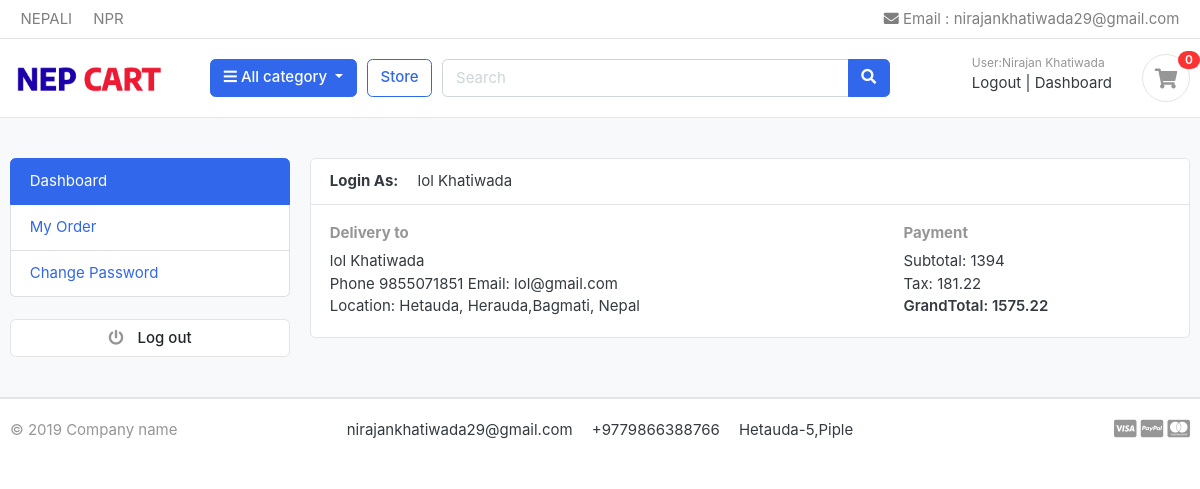
The app's page /account/ (signed in) with its own data.
### account/models.py (models this page shows)
class Account(AbstractUser):
    phone_number=models.CharField(max_length=10)
    is_verified=models.BooleanField(default=False)

### order/models.py (models this page shows)
class OrderAddress(models.Model):
    user = models.ForeignKey(Account, on_delete=models.SET_NULL, null=True)
    country = models.CharField(max_length=50)
    state = models.CharField(max_length=50)
    address_line_1 = models.CharField(max_length=50)
    city = models.CharField(max_length=50)
    def __str__(self):
        return f'{self.address_line_1},{self.state}'

### dashbord/views.py (the view)
# urls.py: path("",views.dashbord,name="dashbord"),
@login_required(login_url="login")
def dashbord(request,total=0,tax=0,grandtotal=0):
    data=CartItem.objects.filter(user=request.user,is_ordered=True)
    orderaddr=OrderAddress.objects.filter(user=request.user).order_by("-id").first()
    print(orderaddr)
    for carts in data:
        total=total+carts.subtotal()
        tax=13/100*total
        grandtotal=total+tax
    return render(request,"dashboard/dashboard.html",{'catogery':category.objects.all(),'total':total,'tax':tax,'grandtotal':grandtotal,'orderaddr':orderaddr})

### cart/context_processor.py (called while the page is built)
def counter(request):
    print(request.user.is_authenticated)
    if request.user.is_authenticated:
        data=CartItem.objects.filter(user=request.user,is_ordered=False)
    else:
        data=CartItem.objects.filter(cart__cart_id=request.session.session_key)
    quantity=0
    print(data)
    if data:
        for cart in data:
            quantity=quantity+cart.quantity
        return dict(count=quantity)
    else:
        return dict(count=0)

### cart/models.py (called while the page is built)
    def subtotal(self):
        return self.product.price*self.quantity

### dashbord/templates/dashboard/dashboard.html
{% extends "base.html" %}
{%block content%}
<section class="section-conten padding-y bg">
<div class="container">
	<div class="row">
	<aside class="col-md-3">
		{% include "dashboard/includes/sidebar.html" with bar="dashbord" %}
		<br>
		<a class="btn btn-light btn-block" href="{%url 'logout'%}"> <i class="fa fa-power-off"></i> <span class="text">Log out</span> </a>
	</aside>
	<main class="col-md-9">
		<article class="card">
		<header class="card-header">
			<strong class="d-inline-block mr-3">Login As:</strong>
			<span> {{request.user}} {{request.user.last_name}}</span>
		</header>
		<div class="card-body">
			<div class="row">
				<div class="col-md-8">
					<h6 class="text-muted">Delivery to</h6>
					<p>{{request.user}} {{request.user.last_name}}<br>
					Phone {{request.user.phone_number}} Email: {{request.user.email}} <br>
			    	Location: {{orderaddr.address_line_1}}, {{orderaddr.city}},{{orderaddr.state}},  {{orderaddr.country}} <br>
			 		</p>
				</div>
				<div class="col-md-4">
					<h6 class="text-muted">Payment</h6>
					<p>Subtotal: {{total}} <br>
					 Tax:  {{tax}} <br>
					 <span class="b">GrandTotal:  {{grandtotal}} </span>
					</p>
				</div>
			</div>
		</div>
		</article>
	</main>
</div>
</div>
</section>
{% endblock %}

### templates/includes/header.html (shortened to what this page needs)
{%load static%}
<header class="section-header">
    <nav class="navbar p-md-0 navbar-expand-sm navbar-light border-bottom">
    <div class="container">
      <div class="collapse navbar-collapse" id="navbarTop4">
        <ul class="navbar-nav mr-auto">
            <li class="nav-item dropdown">
                 <div class="nav-link" style="cursor:pointer">  NEPALI</div>
            </li>
            <li class="nav-item dropdown">
                <div class="nav-link" style="cursor:pointer">  NPR</div>
            </li>
        </ul>
        <ul class="navbar-nav">
            <div class="nav-link" style="cursor:pointer">   <i class="fa fa-envelope"></i> Email : nirajankhatiwada29@gmail.com</div></li>
        </ul>
      </div>
    </div>
    </nav>
    <section class="header-main border-bottom">
        <div class="container">
    <div class="row align-items-center">
        <div class="col-lg-2 col-md-3 col-6">
            <a href="{%url 'homepage'%}" class="brand-wrap">
                <img class="logo" src="{%static '/images/logo.png'%}">
            </a>
        </div>
        <div class="col-lg col-sm col-md col-6 flex-grow-0">
            <div class="category-wrap dropdown d-inline-block float-right">
                <button type="button" class="btn btn-primary dropdown-toggle" data-toggle="dropdown">
                    <i class="fa fa-bars"></i> All category
                </button>
            </div>
        </div>
        <a href="{%url 'store'%}" class="btn btn-outline-primary">Store</a>
        <div class="col-lg  col-md-6 col-sm-12 col">
            <form action="{%url 'search'%}" method="GET" class="search">
                <div class="input-group w-100">
                    <input type="text" name="search" class="form-control" style="width:60%;" placeholder="Search">
                    <div class="input-group-append">
                      <button class="btn btn-primary" type="submit">
                        <i class="fa fa-search"></i>
                      </button>
                    </div>
                </div>
            </form>
        </div>
        <div class="col-lg-3 col-sm-6 col-8 order-2 order-lg-3">
                    <div class="d-flex justify-content-end mb-3 mb-lg-0">
                        <div class="widget-header">
                            {%if request.user.is_authenticated%}
                            <div>
                                <small class="title text-muted">User:{{ request.user.first_name}} {{request.user.last_name}}</small>
                                <a href="{%url 'logout'%}">Logout</a>
                                <span class="dark-transp"> | </span>
                                <a href="{%url 'dashbord'%}"> Dashboard</a>
                        </div>
                                {%else%}
                                <div>
                                    <small class="title text-muted">Welcome guest!</small>
                                    <a href="{%url 'login'%}">Sign in</a> <span class="dark-transp"> | </span>
                                <a href="{%url 'signup'%}"> Register</a>
                            </div>
                            {%endif%}
                        </div>
                        <a href="{%url 'cart'%}" class="widget-header pl-3 ml-3">
                            <div class="icon icon-sm rounded-circle border"><i class="fa fa-shopping-cart"></i></div>
                            <span class="badge badge-pill badge-danger notify">{{count}}</span>
                        </a>
                    </div>
                </div>
    </div>
        </div>
    </section>
    </header>

### static/css/ui.css (style rules this page uses)
html { font-family: "Inter", sans-serif; font-size: 15px; }
.icon-xs, .icon-sm, .icon-md, .icon-lg { display: inline-block; text-align: center; flex-shrink: 0; flex-grow: 0; }
.icon-sm { width: 48px; height: 48px; line-height: 48px !important; font-size: 20px; }
.padding-y { padding-top: 40px; padding-bottom: 40px; }
article:after, .form-group:after { display: block; clear: both; content: ""; }
.bg { background-color: #f8f9fa; }
.b { font-weight: 600; }
p:last-child { margin-bottom: 0; }
.header-main { position: relative; padding-top: 1rem; padding-bottom: 1rem; }
.brand-wrap .logo, .navbar-brand .logo { margin-right: 7px; max-height: 42px; display: inline-block; }
.widget-header { display: inline-block; vertical-align: middle; position: relative; }
.widget-header a { color: #343a40; }
.widget-header i { color: #969696; }
.widget-header .title { display: block; }
.widget-header .notify { position: absolute; top: -3px; right: -10px; }
.btn-light { background-color: #fff; border-color: #e4e4e4; }
.btn-light i { color: #969696; }
.btn i + .text { margin-left: 10px; }
.notify { position: absolute; top: -4px; right: -10px; display: inline-block; padding: 0.25em 0.6em; font-size: 12px; line-height: 1; text-align: center; border-radius: 3rem; color: #fff; background-color: #fa3434; }

### records on screen
Account: user.first_name "Nirajan", user.last_name "Khatiwada", user "lol", user.phone_number "9855071851", user.email "lol@gmail.com"
OrderAddress: address_line_1 "Hetauda", city "Herauda", state "Bagmati", country "Nepal"

### other values on screen
{{ count }} "0"
{{ total }} "1394"
{{ tax }} "181.22"
{{ grandtotal }} "1575.22"
